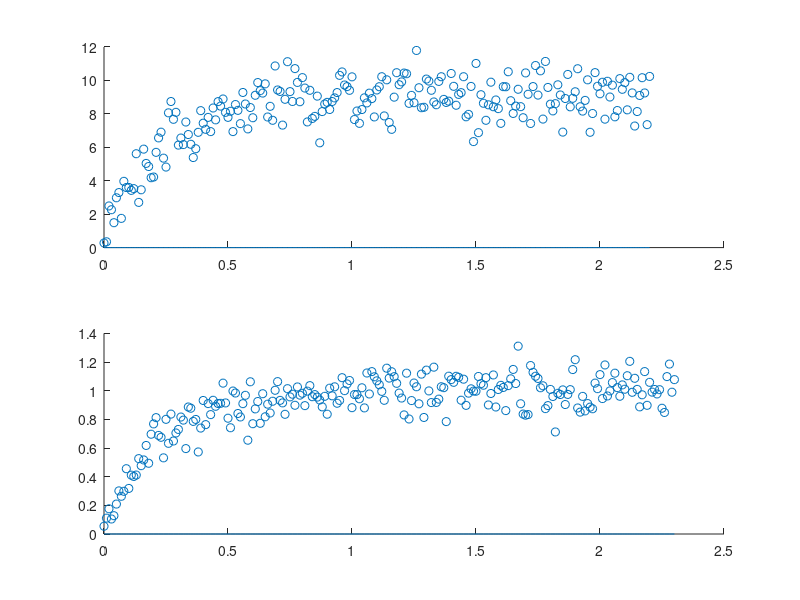
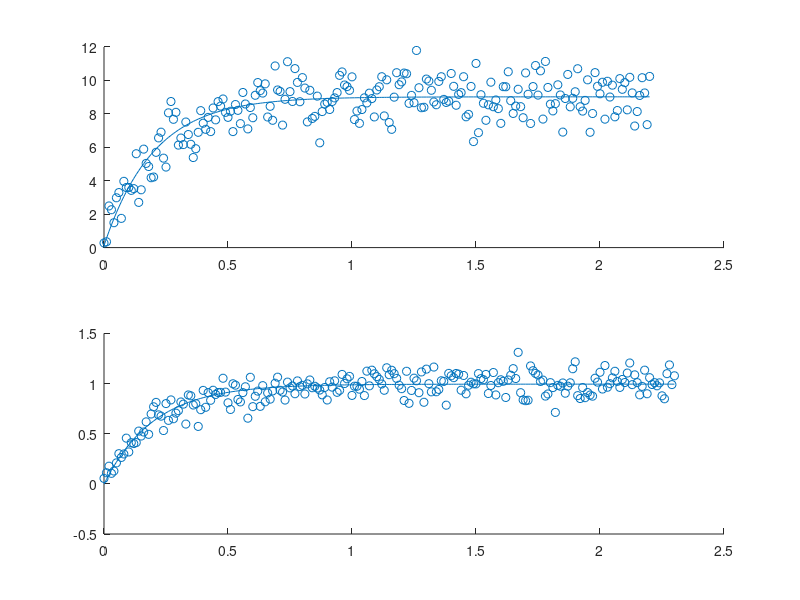
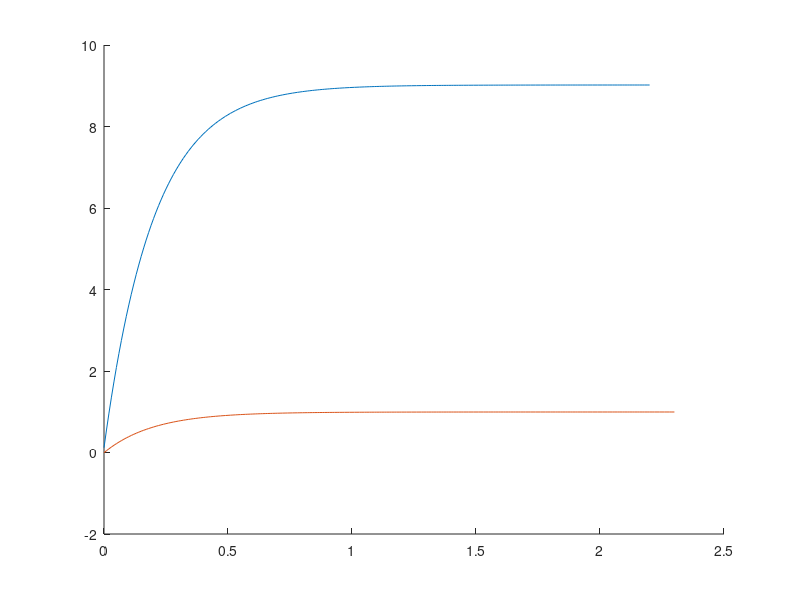

MATLAB code for these plots, in order:
clc
clear
close all
load('neymar2014.mat');
load('neymar2026.mat');

figure(1)
subplot(211)
hold on
plot(t2014,u2014);
scatter(t2014,y2014);
subplot(212)
hold on
plot(t2026,u2026);
scatter(t2026,y2026);
 x14 = t2014(:); %tranformando os dados em vetores coluna
 x26 = t2026(:); %tranformando os dados em vetores coluna
 y14 = y2014(:);
 y26 = y2026(:);

 A14=[x14.^0,exp(x14.*-5)]; %matriz de funçoes base
 A26=[x26.^0,exp(x26.*-5)]; %matriz de funçoes base

 param14 = inv(A14'*A14)* A14' * y14; %vetor de parametros usando pseudoinversa
 param26 = inv(A26'*A26)* A26' * y26; %vetor de parametros usando pseudoinversa
 ym14 = (A14*param14); %modelo
 ym26 = (A26*param26); %modelo

 figure(2) %plot dos dados e do modelo
 subplot(211)
  hold on
  plot(x14,ym14);
  scatter(x14,y14);
  subplot(212)
  hold on
  plot(x26,ym26);
  scatter(x26,y26);

  %como para plotar, tivemos que escalar os dados dividinopelo parametro constante. pelo modelo, o param constante em 2014 = 9 em 2026 = 1
  ym14_novo =ym14;
  ym26_novo =ym26;
  figure(3)
  hold on
  plot(x14,ym14_novo);
  plot(x26,ym26_novo);

%o param constante é o que vai definir a velocidade final do motor, ja que o t=0, a velocidade é maxima,e pela fun de transferencia o ganho é 1 para entrada degrau
%logo, a velocidade final em 2014 é 9, e em 2026 é 1 (parametro constante em cada modelo);
